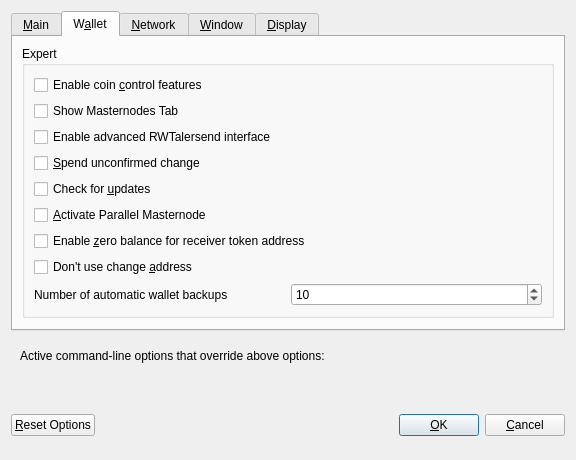
<?xml version="1.0" encoding="UTF-8"?>
<ui version="4.0">
 <class>OptionsDialog</class>
 <widget class="QDialog" name="OptionsDialog">
  <property name="geometry">
   <rect>
    <x>0</x>
    <y>0</y>
    <width>576</width>
    <height>419</height>
   </rect>
  </property>
  <property name="windowTitle">
   <string>Options</string>
  </property>
  <property name="modal">
   <bool>true</bool>
  </property>
  <layout class="QVBoxLayout" name="verticalLayout">
   <item>
    <widget class="QTabWidget" name="tabWidget">
     <property name="currentIndex">
      <number>1</number>
     </property>
     <widget class="QWidget" name="tabMain">
      <attribute name="title">
       <string>&amp;Main</string>
      </attribute>
      <layout class="QVBoxLayout" name="verticalLayout_Main">
       <item>
        <widget class="QCheckBox" name="bitcoinAtStartup">
         <property name="toolTip">
          <string>Automatically start RWTA after logging in to the system.</string>
         </property>
         <property name="text">
          <string>&amp;Start RWTA on system login</string>
         </property>
        </widget>
       </item>
       <item>
        <widget class="QCheckBox" name="logEvents">
         <property name="text">
          <string>Enable  log &amp;events</string>
         </property>
        </widget>
       </item>
       <item>
        <widget class="QCheckBox" name="txIndex">
         <property name="text">
          <string>Enable &amp;transaction indexes</string>
         </property>
        </widget>
       </item>
       <item>
        <widget class="QCheckBox" name="addressIndex">
         <property name="text">
          <string>Enable &amp;address indexes</string>
         </property>
        </widget>
       </item>
       <item>
        <layout class="QHBoxLayout" name="horizontalLayout_2_Main">
         <item>
          <widget class="QLabel" name="databaseCacheLabel">
           <property name="text">
            <string>Size of &amp;database cache</string>
           </property>
           <property name="textFormat">
            <enum>Qt::PlainText</enum>
           </property>
           <property name="buddy">
            <cstring>databaseCache</cstring>
           </property>
          </widget>
         </item>
         <item>
          <widget class="QSpinBox" name="databaseCache"/>
         </item>
         <item>
          <widget class="QLabel" name="databaseCacheUnitLabel">
           <property name="text">
            <string>MB</string>
           </property>
           <property name="textFormat">
            <enum>Qt::PlainText</enum>
           </property>
          </widget>
         </item>
         <item>
          <spacer name="horizontalSpacer_2_Main">
           <property name="orientation">
            <enum>Qt::Horizontal</enum>
           </property>
           <property name="sizeHint" stdset="0">
            <size>
             <width>40</width>
             <height>20</height>
            </size>
           </property>
          </spacer>
         </item>
        </layout>
       </item>
       <item>
        <layout class="QHBoxLayout" name="horizontalLayout_3_Main">
         <item>
          <widget class="QLabel" name="threadsScriptVerifLabel">
           <property name="text">
            <string>Number of script &amp;verification threads</string>
           </property>
           <property name="textFormat">
            <enum>Qt::PlainText</enum>
           </property>
           <property name="buddy">
            <cstring>threadsScriptVerif</cstring>
           </property>
          </widget>
         </item>
         <item>
          <widget class="QSpinBox" name="threadsScriptVerif">
           <property name="toolTip">
            <string>(0 = auto, &lt;0 = leave that many cores free)</string>
           </property>
          </widget>
         </item>
         <item>
          <spacer name="horizontalSpacer_3_Main">
           <property name="orientation">
            <enum>Qt::Horizontal</enum>
           </property>
           <property name="sizeHint" stdset="0">
            <size>
             <width>40</width>
             <height>20</height>
            </size>
           </property>
          </spacer>
         </item>
        </layout>
       </item>
       <item>
        <layout class="QHBoxLayout" name="horizontalLayout_5_Main">
         <item>
          <widget class="QLabel" name="logFileCountLabel">
           <property name="text">
            <string>Number of debug log files</string>
           </property>
          </widget>
         </item>
         <item>
          <widget class="QSpinBox" name="logFileCount">
           <property name="minimum">
            <number>1</number>
           </property>
          </widget>
         </item>
         <item>
          <spacer name="horizontalSpacer_5_Main">
           <property name="orientation">
            <enum>Qt::Horizontal</enum>
           </property>
           <property name="sizeHint" stdset="0">
            <size>
             <width>40</width>
             <height>20</height>
            </size>
           </property>
          </spacer>
         </item>
        </layout>
       </item>
       <item>
        <spacer name="verticalSpacer_Main">
         <property name="orientation">
          <enum>Qt::Vertical</enum>
         </property>
         <property name="sizeHint" stdset="0">
          <size>
           <width>20</width>
           <height>40</height>
          </size>
         </property>
        </spacer>
       </item>
       <item>
        <layout class="QHBoxLayout" name="horizontalLayout_4_Main">
         <item>
          <widget class="QLabel" name="label">
           <property name="toolTip">
            <string>This setting determines the amount of individual masternodes that an input will be anonymized through.&lt;br/&gt;More rounds of anonymization gives a higher degree of privacy, but also costs more in fees.</string>
           </property>
           <property name="text">
            <string>Darksend rounds to use</string>
           </property>
          </widget>
         </item>
         <item>
          <widget class="QSpinBox" name="darksendRounds">
           <property name="minimum">
            <number>2</number>
           </property>
           <property name="maximum">
            <number>8</number>
           </property>
           <property name="value">
            <number>4</number>
           </property>
          </widget>
         </item>
        </layout>
       </item>
       <item>
        <spacer name="verticalSpacer_Main1">
         <property name="orientation">
          <enum>Qt::Vertical</enum>
         </property>
         <property name="sizeHint" stdset="0">
          <size>
           <width>20</width>
           <height>40</height>
          </size>
         </property>
        </spacer>
       </item>
       <item>
        <layout class="QHBoxLayout" name="horizontalLayout">
         <item>
          <widget class="QLabel" name="label_2">
           <property name="toolTip">
            <string>This amount acts as a threshold to turn off Darksend once it's reached.</string>
           </property>
           <property name="statusTip">
            <string notr="true"/>
           </property>
           <property name="whatsThis">
            <string notr="true"/>
           </property>
           <property name="accessibleName">
            <string notr="true"/>
           </property>
           <property name="accessibleDescription">
            <string notr="true"/>
           </property>
           <property name="text">
            <string>Amount of RWTA to keep anonymized</string>
           </property>
          </widget>
         </item>
         <item>
          <widget class="QSpinBox" name="anonymizeRWTaler">
           <property name="minimum">
            <number>100</number>
           </property>
           <property name="maximum">
            <number>100000</number>
           </property>
           <property name="singleStep">
            <number>100</number>
           </property>
           <property name="value">
            <number>1000</number>
           </property>
          </widget>
         </item>
        </layout>
       </item>
      </layout>
     </widget>
     <widget class="QWidget" name="tabWallet">
      <attribute name="title">
       <string>W&amp;allet</string>
      </attribute>
      <layout class="QVBoxLayout" name="verticalLayout_Wallet">
       <item>
        <widget class="QGroupBox" name="groupBox">
         <property name="title">
          <string>Expert</string>
         </property>
         <layout class="QVBoxLayout" name="verticalLayout_2">
          <item>
           <widget class="QCheckBox" name="coinControlFeatures">
            <property name="toolTip">
             <string>Whether to show coin control features or not.</string>
            </property>
            <property name="text">
             <string>Enable coin &amp;control features</string>
            </property>
           </widget>
          </item>
          <item>
           <widget class="QCheckBox" name="showMasternodesTab">
            <property name="toolTip">
             <string>Show additional tab listing all your masternodes in first sub-tab&lt;br/&gt;and all masternodes on the network in second sub-tab.</string>
            </property>
            <property name="text">
             <string>Show Masternodes Tab</string>
            </property>
           </widget>
          </item>
          <item>
           <widget class="QCheckBox" name="showAdvancedUI">
            <property name="toolTip">
             <string>Show additional information and buttons for RWTalersend on overview screen.</string>
            </property>
            <property name="text">
             <string>Enable advanced RWTalersend interface</string>
            </property>
           </widget>
          </item>
          <item>
           <widget class="QCheckBox" name="spendZeroConfChange">
            <property name="toolTip">
             <string>If you disable the spending of unconfirmed change, the change from a transaction&lt;br/&gt;cannot be used until that transaction has at least one confirmation.&lt;br/&gt;This also affects how your balance is computed.</string>
            </property>
            <property name="text">
             <string>&amp;Spend unconfirmed change</string>
            </property>
           </widget>
          </item>
          <item>
           <widget class="QCheckBox" name="checkUpdates">
            <property name="text">
             <string>Check for &amp;updates</string>
            </property>
           </widget>
          </item>
          <item>
           <widget class="QCheckBox" name="parallelMasternodes">
            <property name="toolTip">
             <string>Coming soon</string>
            </property>
            <property name="text">
             <string>&amp;Activate Parallel Masternode</string>
            </property>
           </widget>
          </item>
          <item>
           <widget class="QCheckBox" name="zeroBalanceAddressToken">
            <property name="text">
             <string>Enable &amp;zero balance for receiver token address</string>
            </property>
           </widget>
          </item>
          <item>
           <widget class="QCheckBox" name="notUseChangeAddress">
            <property name="text">
             <string>Don't use change &amp;address</string>
            </property>
           </widget>
          </item>

            <item>
              <layout class="QHBoxLayout" name="horizontalLayout_1_Wallet">
                <item>
                  <widget class="QLabel" name="walletBackupslabel">
                    <property name="text">
                      <string>Number of automatic wallet backups</string>
                    </property>
                  </widget>
                </item>
                <item>
                  <widget class="QSpinBox" name="walletBackups">
                    <property name="minimum">
                      <number>1</number>
                    </property>
                    <property name="maximum">
                      <number>20</number>
                    </property>
                    <property name="value">
                      <number>10</number>
                    </property>
                  </widget>
                </item>
              </layout>
            </item>

         </layout>
        </widget>
       </item>
       <item>
        <spacer name="verticalSpacer_Wallet">
         <property name="orientation">
          <enum>Qt::Vertical</enum>
         </property>
         <property name="sizeHint" stdset="0">
          <size>
           <width>20</width>
           <height>40</height>
          </size>
         </property>
        </spacer>
       </item>
      </layout>
     </widget>
     <widget class="QWidget" name="tabNetwork">
      <attribute name="title">
       <string>&amp;Network</string>
      </attribute>
      <layout class="QVBoxLayout" name="verticalLayout_Network">
       <item>
        <widget class="QCheckBox" name="mapPortUpnp">
         <property name="toolTip">
          <string>Automatically open the RWTA client port on the router. This only works when your router supports UPnP and it is enabled.</string>
         </property>
         <property name="text">
          <string>Map port using &amp;UPnP</string>
         </property>
        </widget>
       </item>
       <item>
        <widget class="QCheckBox" name="allowIncoming">
         <property name="toolTip">
          <string>Accept connections from outside</string>
         </property>
         <property name="text">
          <string>Allow incoming connections</string>
         </property>
        </widget>
       </item>
       <item>
        <widget class="QCheckBox" name="connectSocks">
         <property name="toolTip">
          <string>Connect to the RWTA network through a SOCKS5 proxy.</string>
         </property>
         <property name="text">
          <string>&amp;Connect through SOCKS5 proxy (default proxy):</string>
         </property>
        </widget>
       </item>
       <item>
        <layout class="QHBoxLayout" name="horizontalLayout_1_Network">
         <item>
          <widget class="QLabel" name="proxyIpLabel">
           <property name="text">
            <string>Proxy &amp;IP:</string>
           </property>
           <property name="textFormat">
            <enum>Qt::PlainText</enum>
           </property>
           <property name="buddy">
            <cstring>proxyIp</cstring>
           </property>
          </widget>
         </item>
         <item>
          <widget class="QValidatedLineEdit" name="proxyIp">
           <property name="minimumSize">
            <size>
             <width>140</width>
             <height>0</height>
            </size>
           </property>
           <property name="maximumSize">
            <size>
             <width>140</width>
             <height>16777215</height>
            </size>
           </property>
           <property name="toolTip">
            <string>IP address of the proxy (e.g. IPv4: 127.0.0.1 / IPv6: ::1)</string>
           </property>
          </widget>
         </item>
         <item>
          <widget class="QLabel" name="proxyPortLabel">
           <property name="text">
            <string>&amp;Port:</string>
           </property>
           <property name="textFormat">
            <enum>Qt::PlainText</enum>
           </property>
           <property name="buddy">
            <cstring>proxyPort</cstring>
           </property>
          </widget>
         </item>
         <item>
          <widget class="QLineEdit" name="proxyPort">
           <property name="minimumSize">
            <size>
             <width>55</width>
             <height>0</height>
            </size>
           </property>
           <property name="maximumSize">
            <size>
             <width>55</width>
             <height>16777215</height>
            </size>
           </property>
           <property name="toolTip">
            <string>Port of the proxy (e.g. 9050)</string>
           </property>
          </widget>
         </item>
         <item>
          <spacer name="horizontalSpacer_1_Network">
           <property name="orientation">
            <enum>Qt::Horizontal</enum>
           </property>
           <property name="sizeHint" stdset="0">
            <size>
             <width>40</width>
             <height>20</height>
            </size>
           </property>
          </spacer>
         </item>
        </layout>
       </item>
       <item>
        <spacer name="verticalSpacer_Network">
         <property name="orientation">
          <enum>Qt::Vertical</enum>
         </property>
         <property name="sizeHint" stdset="0">
          <size>
           <width>20</width>
           <height>40</height>
          </size>
         </property>
        </spacer>
       </item>
      </layout>
     </widget>
     <widget class="QWidget" name="tabWindow">
      <attribute name="title">
       <string>&amp;Window</string>
      </attribute>
      <layout class="QVBoxLayout" name="verticalLayout_Window">
       <item>
        <widget class="QCheckBox" name="hideTrayIcon">
         <property name="toolTip">
          <string>&amp;Hide the icon from the system tray.</string>
         </property>
         <property name="text">
          <string>Hide tray icon</string>
         </property>
        </widget>
       </item>
       <item>
        <widget class="QCheckBox" name="minimizeToTray">
         <property name="toolTip">
          <string>Show only a tray icon after minimizing the window.</string>
         </property>
         <property name="text">
          <string>&amp;Minimize to the tray instead of the taskbar</string>
         </property>
        </widget>
       </item>
       <item>
        <widget class="QCheckBox" name="minimizeOnClose">
         <property name="toolTip">
          <string>Minimize instead of exit the application when the window is closed. When this option is enabled, the application will be closed only after selecting Quit in the menu.</string>
         </property>
         <property name="text">
          <string>M&amp;inimize on close</string>
         </property>
        </widget>
       </item>
       <item>
        <spacer name="verticalSpacer_Window">
         <property name="orientation">
          <enum>Qt::Vertical</enum>
         </property>
         <property name="sizeHint" stdset="0">
          <size>
           <width>20</width>
           <height>40</height>
          </size>
         </property>
        </spacer>
       </item>
      </layout>
     </widget>
     <widget class="QWidget" name="tabDisplay">
      <attribute name="title">
       <string>&amp;Display</string>
      </attribute>
      <layout class="QVBoxLayout" name="verticalLayout_Display">
       <item>
        <layout class="QHBoxLayout" name="horizontalLayout_1_Display">
         <item>
          <widget class="QLabel" name="langLabel">
           <property name="text">
            <string>User Interface &amp;language:</string>
           </property>
           <property name="textFormat">
            <enum>Qt::PlainText</enum>
           </property>
           <property name="buddy">
            <cstring>lang</cstring>
           </property>
          </widget>
         </item>
         <item>
          <widget class="QValueComboBox" name="lang">
           <property name="toolTip">
            <string>The user interface language can be set here. This setting will take effect after restarting RWTA.</string>
           </property>
          </widget>
         </item>
        </layout>
       </item>
       <item>
        <widget class="QLabel" name="label_3">
         <property name="toolTip">
          <string notr="true"/>
         </property>
         <property name="statusTip">
          <string notr="true"/>
         </property>
         <property name="whatsThis">
          <string notr="true"/>
         </property>
         <property name="accessibleName">
          <string notr="true"/>
         </property>
         <property name="text">
          <string>Language missing or translation incomplete? Help contributing translations here:
https://www.transifex.com/rwtalercore/rwtalercore</string>
         </property>
         <property name="wordWrap">
          <bool>true</bool>
         </property>
         <property name="openExternalLinks">
          <bool>true</bool>
         </property>
         <property name="textInteractionFlags">
          <set>Qt::TextBrowserInteraction</set>
         </property>
        </widget>
       </item>
       <item>
        <layout class="QHBoxLayout" name="horizontalLayout_4_Display" stretch="0,0">
         <item>
          <widget class="QLabel" name="themeLabel">
           <property name="text">
            <string>User Interface Theme:</string>
           </property>
          </widget>
         </item>
         <item>
          <widget class="QValueComboBox" name="theme"/>
         </item>
        </layout>
       </item>
       <item>
        <widget class="Line" name="line">
         <property name="orientation">
          <enum>Qt::Horizontal</enum>
         </property>
        </widget>
       </item>
       <item>
        <layout class="QHBoxLayout" name="horizontalLayout_2_Display">
         <item>
          <widget class="QLabel" name="unitLabel">
           <property name="text">
            <string>&amp;Unit to show amounts in:</string>
           </property>
           <property name="textFormat">
            <enum>Qt::PlainText</enum>
           </property>
           <property name="buddy">
            <cstring>unit</cstring>
           </property>
          </widget>
         </item>
         <item>
          <widget class="QValueComboBox" name="unit">
           <property name="toolTip">
            <string>Choose the default subdivision unit to show in the interface and when sending coins.</string>
           </property>
          </widget>
         </item>
        </layout>
       </item>
       <item>
        <layout class="QHBoxLayout" name="horizontalLayout_5_Display">
         <item>
          <widget class="QLabel" name="digitsLabel">
           <property name="text">
            <string>Decimal digits</string>
           </property>
          </widget>
         </item>
         <item>
          <widget class="QValueComboBox" name="digits"/>
         </item>
        </layout>
       </item>
       <item>
        <layout class="QHBoxLayout" name="horizontalLayout_3_Display">
         <item>
          <widget class="QLabel" name="thirdPartyTxUrlsLabel">
           <property name="toolTip">
            <string>Third party URLs (e.g. a block explorer) that appear in the transactions tab as context menu items. %s in the URL is replaced by transaction hash. Multiple URLs are separated by vertical bar |.</string>
           </property>
           <property name="text">
            <string>Third party transaction URLs</string>
           </property>
           <property name="buddy">
            <cstring>thirdPartyTxUrls</cstring>
           </property>
          </widget>
         </item>
         <item>
          <widget class="QLineEdit" name="thirdPartyTxUrls">
           <property name="toolTip">
            <string>Third party URLs (e.g. a block explorer) that appear in the transactions tab as context menu items. %s in the URL is replaced by transaction hash. Multiple URLs are separated by vertical bar |.</string>
           </property>
          </widget>
         </item>
        </layout>
       </item>
       <item>
        <spacer name="verticalSpacer">
         <property name="orientation">
          <enum>Qt::Vertical</enum>
         </property>
         <property name="sizeHint" stdset="0">
          <size>
           <width>20</width>
           <height>40</height>
          </size>
         </property>
        </spacer>
       </item>
      </layout>
     </widget>
    </widget>
   </item>
   <item>
    <widget class="QFrame" name="frame">
     <layout class="QVBoxLayout" name="verticalLayout_Bottom">
      <item>
       <layout class="QHBoxLayout" name="horizontalLayout_Bottom">
        <item>
         <widget class="QLabel" name="overriddenByCommandLineInfoLabel">
          <property name="text">
           <string>Active command-line options that override above options:</string>
          </property>
          <property name="textFormat">
           <enum>Qt::PlainText</enum>
          </property>
         </widget>
        </item>
        <item>
         <spacer name="horizontalSpacer_Bottom">
          <property name="orientation">
           <enum>Qt::Horizontal</enum>
          </property>
          <property name="sizeHint" stdset="0">
           <size>
            <width>40</width>
            <height>20</height>
           </size>
          </property>
         </spacer>
        </item>
       </layout>
      </item>
      <item>
       <widget class="QLabel" name="overriddenByCommandLineLabel">
        <property name="text">
         <string/>
        </property>
        <property name="textFormat">
         <enum>Qt::PlainText</enum>
        </property>
        <property name="wordWrap">
         <bool>true</bool>
        </property>
       </widget>
      </item>
     </layout>
    </widget>
   </item>
   <item>
    <layout class="QHBoxLayout" name="horizontalLayout_Buttons">
     <item>
      <widget class="QPushButton" name="resetButton">
       <property name="toolTip">
        <string>Reset all client options to default.</string>
       </property>
       <property name="text">
        <string>&amp;Reset Options</string>
       </property>
       <property name="autoDefault">
        <bool>false</bool>
       </property>
      </widget>
     </item>
     <item>
      <spacer name="horizontalSpacer_1">
       <property name="orientation">
        <enum>Qt::Horizontal</enum>
       </property>
       <property name="sizeHint" stdset="0">
        <size>
         <width>40</width>
         <height>48</height>
        </size>
       </property>
      </spacer>
     </item>
     <item>
      <widget class="QLabel" name="statusLabel">
       <property name="minimumSize">
        <size>
         <width>200</width>
         <height>0</height>
        </size>
       </property>
       <property name="font">
        <font>
         <weight>75</weight>
         <bold>true</bold>
        </font>
       </property>
       <property name="text">
        <string/>
       </property>
       <property name="textFormat">
        <enum>Qt::PlainText</enum>
       </property>
       <property name="wordWrap">
        <bool>true</bool>
       </property>
      </widget>
     </item>
     <item>
      <spacer name="horizontalSpacer_2">
       <property name="orientation">
        <enum>Qt::Horizontal</enum>
       </property>
       <property name="sizeHint" stdset="0">
        <size>
         <width>40</width>
         <height>48</height>
        </size>
       </property>
      </spacer>
     </item>
     <item>
      <widget class="QPushButton" name="okButton">
       <property name="text">
        <string>&amp;OK</string>
       </property>
       <property name="autoDefault">
        <bool>false</bool>
       </property>
       <property name="default">
        <bool>true</bool>
       </property>
      </widget>
     </item>
     <item>
      <widget class="QPushButton" name="cancelButton">
       <property name="text">
        <string>&amp;Cancel</string>
       </property>
       <property name="autoDefault">
        <bool>false</bool>
       </property>
      </widget>
     </item>
    </layout>
   </item>
  </layout>
 </widget>
 <customwidgets>
  <customwidget>
   <class>QValidatedLineEdit</class>
   <extends>QLineEdit</extends>
   <header>qvalidatedlineedit.h</header>
  </customwidget>
  <customwidget>
   <class>QValueComboBox</class>
   <extends>QComboBox</extends>
   <header>qvaluecombobox.h</header>
  </customwidget>
 </customwidgets>
 <resources/>
 <connections/>
</ui>
